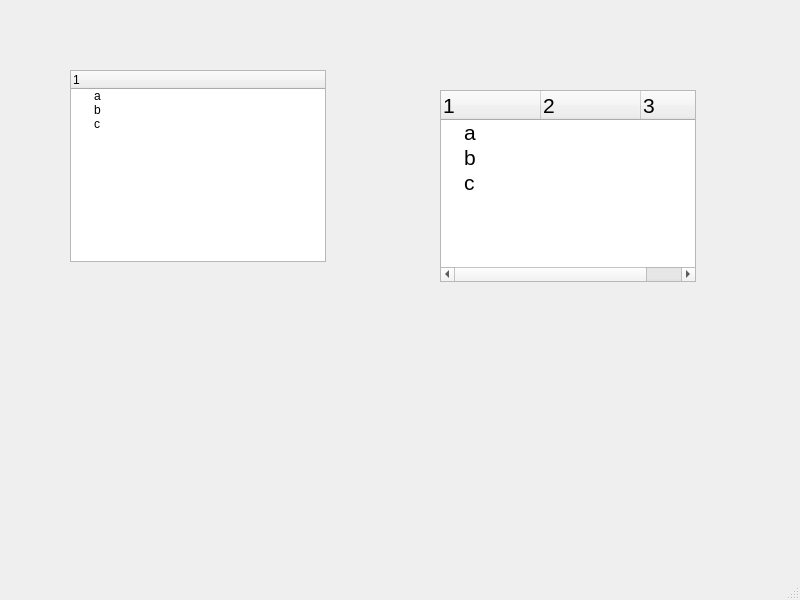
<?xml version="1.0" encoding="UTF-8"?>
<ui version="4.0">
 <class>MainWindow</class>
 <widget class="QMainWindow" name="MainWindow">
  <property name="geometry">
   <rect>
    <x>0</x>
    <y>0</y>
    <width>800</width>
    <height>600</height>
   </rect>
  </property>
  <property name="windowTitle">
   <string>MainWindow</string>
  </property>
  <widget class="QWidget" name="centralwidget">
   <widget class="QTreeWidget" name="treeWidget">
    <property name="geometry">
     <rect>
      <x>70</x>
      <y>70</y>
      <width>256</width>
      <height>192</height>
     </rect>
    </property>
    <property name="dragEnabled">
     <bool>true</bool>
    </property>
    <property name="dragDropMode">
     <enum>QAbstractItemView::DragDrop</enum>
    </property>
    <column>
     <property name="text">
      <string>1</string>
     </property>
    </column>
    <item>
     <property name="text">
      <string>a</string>
     </property>
    </item>
    <item>
     <property name="text">
      <string>b</string>
     </property>
    </item>
    <item>
     <property name="text">
      <string>c</string>
     </property>
    </item>
   </widget>
   <widget class="QTreeWidget" name="treeWidget_2">
    <property name="geometry">
     <rect>
      <x>440</x>
      <y>90</y>
      <width>256</width>
      <height>192</height>
     </rect>
    </property>
    <property name="font">
     <font>
      <pointsize>16</pointsize>
     </font>
    </property>
    <property name="autoScrollMargin">
     <number>16</number>
    </property>
    <property name="dragEnabled">
     <bool>true</bool>
    </property>
    <property name="dragDropMode">
     <enum>QAbstractItemView::DragDrop</enum>
    </property>
    <property name="iconSize">
     <size>
      <width>32</width>
      <height>32</height>
     </size>
    </property>
    <attribute name="headerDefaultSectionSize">
     <number>100</number>
    </attribute>
    <attribute name="headerMinimumSectionSize">
     <number>16</number>
    </attribute>
    <column>
     <property name="text">
      <string>1</string>
     </property>
    </column>
    <column>
     <property name="text">
      <string>2</string>
     </property>
    </column>
    <column>
     <property name="text">
      <string>3</string>
     </property>
    </column>
    <item>
     <property name="text">
      <string>a</string>
     </property>
    </item>
    <item>
     <property name="text">
      <string>b</string>
     </property>
    </item>
    <item>
     <property name="text">
      <string>c</string>
     </property>
    </item>
   </widget>
  </widget>
  <widget class="QMenuBar" name="menubar">
   <property name="geometry">
    <rect>
     <x>0</x>
     <y>0</y>
     <width>800</width>
     <height>21</height>
    </rect>
   </property>
  </widget>
  <widget class="QStatusBar" name="statusbar"/>
 </widget>
 <resources/>
 <connections/>
</ui>
